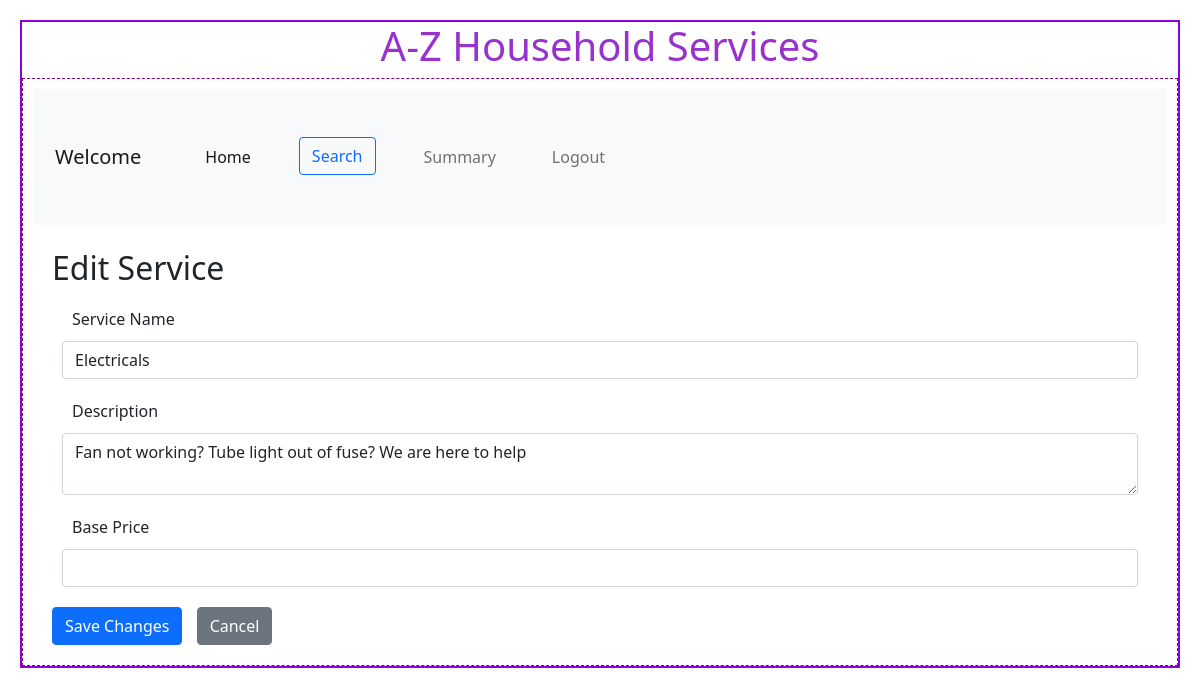
Page /edit_service/3/Electricals on the committed database.
### backend/models.py (models this page shows)
class Service(db.Model):
    __tablename__ = "service"
    id = db.Column(db.Integer, primary_key=True, autoincrement=True)
    name = db.Column(db.String, nullable=False)
    description = db.Column(db.String, nullable=False)
    status = db.Column(db.String(20), default="active", nullable=False)  # Active/Inactive
    subcategories = db.relationship(
        'Subcategory',
        cascade="all, delete",
        backref="service",
        lazy=True
    )
    service_requests = db.relationship(
        'ServiceRequest',
        cascade="all, delete",
        backref="service",
        lazy=True
    )

### backend/controllers.py (the view)
@app.route("/edit_service/<int:service_id>/<name>", methods=["GET", "POST"])
def edit_service(service_id, name):
    service = Service.query.get(service_id)
    if not service:
        return "Service not found!", 404
    if request.method == "POST":
        service.name = request.form.get("name")
        service.description = request.form.get("description")
        service.base_price = request.form.get("base_price")
        db.session.commit()
        return redirect(url_for("admin_dashboard",name=name))
    return render_template("edit_service.html", service=service)

### templates/edit_service.html
{% extends "admin_layout.html" %}
{% block content %}
<div class="container mt-4">
    <h2>Edit Service</h2>
    <form method="POST">
        <div class="form-group">
            <label for="name">Service Name</label>
            <input type="text" class="form-control" id="name" name="name" value="{{ service.name }}" required>
        </div>
        <div class="form-group">
            <label for="description">Description</label>
            <textarea class="form-control" id="description" name="description" required>{{ service.description }}</textarea>
        </div>
        <div class="form-group">
            <label for="base_price">Base Price</label>
            <input type="number" class="form-control" id="base_price" name="base_price" value="{{ service.base_price }}" required>
        </div>
        <button type="submit" class="btn btn-primary">Save Changes</button>
        <a href="{{ url_for('admin_dashboard', name='admin') }}" class="btn btn-secondary">Cancel</a>
    </form>
</div>
{% endblock %}

### static/styles/main.css (style rules this page uses)
* { margin:10px; }

### rows in the picture
Service: name "Electricals", description "Fan not working? Tube light out of fuse? We are here to help"
